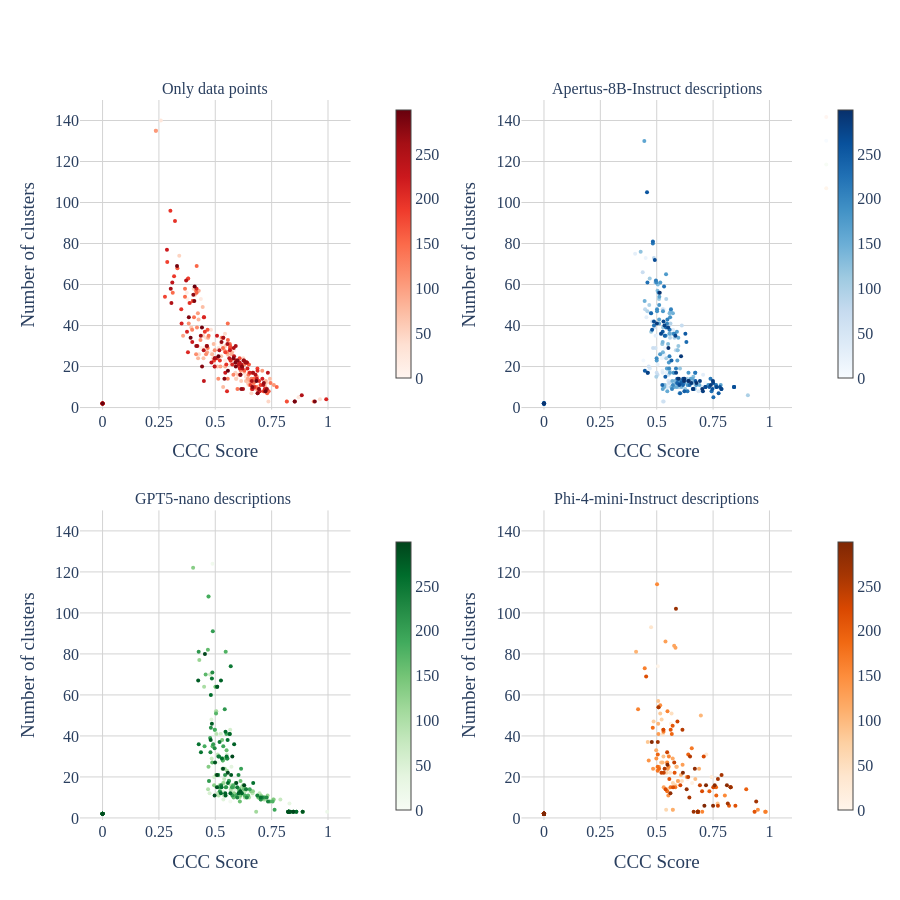

The notebook cell this image was saved under:
### Code cell
import plotly.graph_objects as go
from plotly.subplots import make_subplots

# Determine common axis ranges
x_min = -0.1#min(df_data_points['user_attrs_dbcv_score'].min(), df_descriptions['user_attrs_dbcv_score'].min()) - 0.1
x_max = 1.1 #max(df_data_points['user_attrs_dbcv_score'].max(), df_descriptions['user_attrs_dbcv_score'].max()) + 0.1

y_min = -1#min(df_data_points['user_attrs_n_clusters'].min(), df_descriptions['user_attrs_n_clusters'].min()) - 20
y_max = 150#max(df_data_points['user_attrs_n_clusters'].max(), df_descriptions['user_attrs_n_clusters'].max()) + 20

# Create side-by-side subplots
fig = make_subplots(
    rows=2, cols=2, 
    subplot_titles=("Only data points", "Apertus-8B-Instruct descriptions", "GPT5-nano descriptions ", "Phi-4-mini-Instruct descriptions"),
    horizontal_spacing=0.24, # spacing between the plots
    vertical_spacing=0.14 # spacing between the plots
)

# --- First subplot: df_data_points (red gradient) ---
fig.add_trace(
    go.Scatter(
        x=df_data_points['user_attrs_ccc_score'],
        y=df_data_points['user_attrs_n_clusters'],
        mode='markers',
        marker=dict(
            color=df_data_points['number'],
            colorscale='Reds',
            size=4,
            showscale=True,
            colorbar=dict(title='', x=0.43, len=0.4, y=0.8, thickness=15)  # colorbar next to first subplot
        ),
        name=''
    ),
    row=1, col=1
)



# --- Second subplot: df_descriptions (blue gradient) ---
fig.add_trace(
    go.Scatter(
        x=df_descriptions['user_attrs_ccc_score'],
        y=df_descriptions['user_attrs_n_clusters'],
        mode='markers',
        marker=dict(
            color=df_descriptions['number'],
            colorscale='Blues',
            size=4,
            showscale=True,
            colorbar=dict(title='', x=1.05, len=0.4, y=0.8, thickness=15)  # colorbar next to second subplot
        ),
        name=''
    ),
    row=1, col=2
)


# --- Third subplot: df_descriptions_gpt (green gradient) ---
fig.add_trace(
    go.Scatter(
        x=df_descriptions_gpt['user_attrs_ccc_score'],
        y=df_descriptions_gpt['user_attrs_n_clusters'],
        mode='markers',
        marker=dict(
            color=df_descriptions_gpt['number'],
            colorscale='Greens',
            size=4,
            showscale=True,
            colorbar=dict(title='', x=0.43, len=0.4, y=0.2, thickness=15)  # colorbar next to third subplot
        ),
        name=''
    ),
    row=2, col=1
)



# --- Fourth subplot: df_descriptions_phi (orange gradient) ---
fig.add_trace(
    go.Scatter(
        x=df_descriptions_phi['user_attrs_ccc_score'],
        y=df_descriptions_phi['user_attrs_n_clusters'],
        mode='markers',
        marker=dict(
            color=df_descriptions_phi['number'],
            colorscale='Oranges',
            size=4,
            showscale=True,
            colorbar=dict(title='', x=1.05, len=0.4, y=0.2, thickness=15)  # colorbar next to third subplot
        ),
        name=''
    ),
    row=2, col=2
)


# --- Customize layout ---
fig.update_layout(
    width=900,
    height=900,
    plot_bgcolor='white',
    font_size=24,
    paper_bgcolor='white',
    font=dict(family='Cambria', size=16),
)

fig.update_xaxes(
    dtick=0.25,    # grid every 0.5 units
)

# --- Set identical axis ranges and grid ---
fig.update_xaxes(title_text='CCC Score', range=[x_min, x_max], showgrid=True, gridcolor='lightgray', zeroline=False, row=1)
fig.update_xaxes(title_text='CCC Score', range=[x_min, x_max], showgrid=True, gridcolor='lightgray', zeroline=False, row=2)
fig.update_yaxes(title_text='Number of clusters', range=[y_min, y_max], showgrid=True, gridcolor='lightgray', zeroline=False)

fig.show()

### Figure 1 — Plotly figure (JSON) as saved in the notebook; plotly's stock layout.template omitted (floating-point values rounded to 4 significant figures; data arrays with more than 128 entries replaced by an {"elided": "..."} marker saying what was removed)
{"data": [{"marker": {"color": {"elided": "300 int values"}, "colorbar": {"len": 0.4, "thickness": 15, "title": {"text": ""}, "x": 0.43, "y": 0.8}, "colorscale": [[0, "rgb(255,245,240)"], [0.125, "rgb(254,224,210)"], [0.25, "rgb(252,187,161)"], [0.375, "rgb(252,146,114)"], [0.5, "rgb(251,106,74)"], [0.625, "rgb(239,59,44)"], [0.75, "rgb(203,24,29)"], [0.875, "rgb(165,15,21)"], [1, "rgb(103,0,13)"]], "showscale": true, "size": 4}, "mode": "markers", "name": "", "type": "scatter", "x": {"elided": "300 float values"}, "xaxis": "x", "y": {"elided": "300 int values"}, "yaxis": "y"}, {"marker": {"color": {"elided": "300 int values"}, "colorbar": {"len": 0.4, "thickness": 15, "title": {"text": ""}, "x": 1.05, "y": 0.8}, "colorscale": [[0, "rgb(247,251,255)"], [0.125, "rgb(222,235,247)"], [0.25, "rgb(198,219,239)"], [0.375, "rgb(158,202,225)"], [0.5, "rgb(107,174,214)"], [0.625, "rgb(66,146,198)"], [0.75, "rgb(33,113,181)"], [0.875, "rgb(8,81,156)"], [1, "rgb(8,48,107)"]], "showscale": true, "size": 4}, "mode": "markers", "name": "", "type": "scatter", "x": {"elided": "300 float values"}, "xaxis": "x2", "y": {"elided": "300 int values"}, "yaxis": "y2"}, {"marker": {"color": {"elided": "300 int values"}, "colorbar": {"len": 0.4, "thickness": 15, "title": {"text": ""}, "x": 0.43, "y": 0.2}, "colorscale": [[0, "rgb(247,252,245)"], [0.125, "rgb(229,245,224)"], [0.25, "rgb(199,233,192)"], [0.375, "rgb(161,217,155)"], [0.5, "rgb(116,196,118)"], [0.625, "rgb(65,171,93)"], [0.75, "rgb(35,139,69)"], [0.875, "rgb(0,109,44)"], [1, "rgb(0,68,27)"]], "showscale": true, "size": 4}, "mode": "markers", "name": "", "type": "scatter", "x": {"elided": "300 float values"}, "xaxis": "x3", "y": {"elided": "300 int values"}, "yaxis": "y3"}, {"marker": {"color": {"elided": "300 int values"}, "colorbar": {"len": 0.4, "thickness": 15, "title": {"text": ""}, "x": 1.05, "y": 0.2}, "colorscale": [[0, "rgb(255,245,235)"], [0.125, "rgb(254,230,206)"], [0.25, "rgb(253,208,162)"], [0.375, "rgb(253,174,107)"], [0.5, "rgb(253,141,60)"], [0.625, "rgb(241,105,19)"], [0.75, "rgb(217,72,1)"], [0.875, "rgb(166,54,3)"], [1, "rgb(127,39,4)"]], "showscale": true, "size": 4}, "mode": "markers", "name": "", "type": "scatter", "x": {"elided": "300 float values"}, "xaxis": "x4", "y": {"elided": "300 int values"}, "yaxis": "y4"}], "layout": {"annotations": [{"font": {"size": 16}, "showarrow": false, "text": "Only data points", "x": 0.19, "xanchor": "center", "xref": "paper", "y": 1, "yanchor": "bottom", "yref": "paper"}, {"font": {"size": 16}, "showarrow": false, "text": "Apertus-8B-Instruct descriptions", "x": 0.81, "xanchor": "center", "xref": "paper", "y": 1, "yanchor": "bottom", "yref": "paper"}, {"font": {"size": 16}, "showarrow": false, "text": "GPT5-nano descriptions ", "x": 0.19, "xanchor": "center", "xref": "paper", "y": 0.43, "yanchor": "bottom", "yref": "paper"}, {"font": {"size": 16}, "showarrow": false, "text": "Phi-4-mini-Instruct descriptions", "x": 0.81, "xanchor": "center", "xref": "paper", "y": 0.43, "yanchor": "bottom", "yref": "paper"}], "font": {"family": "Cambria", "size": 16}, "height": 900, "paper_bgcolor": "white", "plot_bgcolor": "white", "width": 900, "xaxis": {"anchor": "y", "domain": [0, 0.38], "dtick": 0.25, "gridcolor": "lightgray", "range": [-0.1, 1.1], "showgrid": true, "title": {"text": "CCC Score"}, "type": "linear", "zeroline": false}, "xaxis2": {"anchor": "y2", "domain": [0.62, 1], "dtick": 0.25, "gridcolor": "lightgray", "range": [-0.1, 1.1], "showgrid": true, "title": {"text": "CCC Score"}, "type": "linear", "zeroline": false}, "xaxis3": {"anchor": "y3", "domain": [0, 0.38], "dtick": 0.25, "gridcolor": "lightgray", "range": [-0.1, 1.1], "showgrid": true, "title": {"text": "CCC Score"}, "type": "linear", "zeroline": false}, "xaxis4": {"anchor": "y4", "domain": [0.62, 1], "dtick": 0.25, "gridcolor": "lightgray", "range": [-0.1, 1.1], "showgrid": true, "title": {"text": "CCC Score"}, "type": "linear", "zeroline": false}, "yaxis": {"anchor": "x", "domain": [0.57, 1], "gridcolor": "lightgray", "range": [-1, 150], "showgrid": true, "title": {"text": "Number of clusters"}, "type": "linear", "zeroline": false}, "yaxis2": {"anchor": "x2", "domain": [0.57, 1], "gridcolor": "lightgray", "range": [-1, 150], "showgrid": true, "title": {"text": "Number of clusters"}, "type": "linear", "zeroline": false}, "yaxis3": {"anchor": "x3", "domain": [0, 0.43], "gridcolor": "lightgray", "range": [-1, 150], "showgrid": true, "title": {"text": "Number of clusters"}, "type": "linear", "zeroline": false}, "yaxis4": {"anchor": "x4", "domain": [0, 0.43], "gridcolor": "lightgray", "range": [-1, 150], "showgrid": true, "title": {"text": "Number of clusters"}, "type": "linear", "zeroline": false}}}
